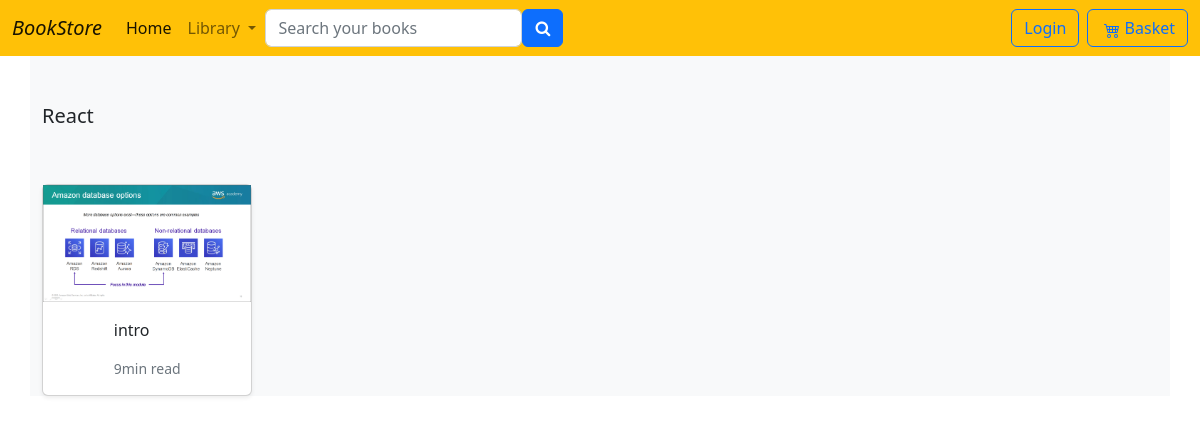
The page /shop/react on the database its author committed.
### store/models.py (models this page shows, shortened)
class Category(models.Model):
    name=models.CharField(max_length=255,db_index=True)
    slug=models.SlugField(max_length=255,unique=True)
    class Meta:
        verbose_name_plural = 'categories'
    def get_absolute_url(self):
        return reverse('store:category_list',args=[self.slug])

class Product(models.Model):
    category_name = models.ForeignKey(Category, related_name='product', on_delete=models.CASCADE)
    created_by = models.ForeignKey(User,on_delete=models.CASCADE,related_name='product_creator')
    title=models.CharField(max_length=255)
    author=models. CharField(max_length=255,default='admin')
    description=models.TextField(blank=True)
    image=models.ImageField(upload_to='static/images/', default='static/images/default.jpg')
    slug=models.SlugField(max_length=255)
    price=models.DecimalField(max_digits=4,decimal_places=2)
    in_stock = models.BooleanField(default=True)
    is_active=models.BooleanField(default=True)
    created=models.DateTimeField(auto_now_add=True)
    updated=models.DateTimeField(auto_now=True)
    class Meta:
        verbose_name_plural = 'products'
        ordering=('-created',)
    def get_absolute_url(self):
        return reverse('store:product_detail',args=[self.slug])

### store/views.py (the view)
# urls.py: path('shop/<slug:category_slug>', views.category_list, name="category_list"),
def category_list(request,category_slug):
    category = get_object_or_404(Category,slug=category_slug)
    products = Product.objects.filter( category_name= category)
    return render(request, 'store/products/category.html',{'category':category,'products':products})

### basket/basket.py (called while the page is built)
    def __len__(self):
        return sum(item['qty'] for item in self.basket.values())

### basket/context_processors.py (called while the page is built)
def basket(request):
    return {'basket':Basket(request)}

### store/context_processors.py (called while the page is built)
def cateogory(request):
    return({
        'categories' : Category.objects.all()}
    )

### templates/store/products/category.html (shortened to what this page needs)
{% extends "../base.html"%}
{% load static %}
    {%block content%}
      <div class="album py-8 " >
        <div class="container bg-light">
           <div class="pb-5 h5 pt-5">{{category.name|title}}</div>
           <div class="row row-cols-1 row-cols-md-5 row-cols-md-5 g-3">
           {% for p in products %}
            <div class="col align-items-center">
                <div class="card shadow-sm align-items-center">
                  <img class="img-fluid" alt="Responsive image" src="{{ p.image.url}}">
                  <div class="card-body">
                    <p class="card-text">
                      <a class="text-dark text-decoration-none" href="{{p.get_absolute_url}}">{{p.title}}</a>
                    </p>
                    <div class="d-flex justify-content-between align-items-center">
                      <small class="text-muted">9min read</small>
                    </div>
                  </div>
                </div>
              </div>
              {% endfor%}</div>
        </div>
    </div>
    {%endblock%}

### rows shown on the page
Category: name "React"
Product: image (picture), title "intro"
